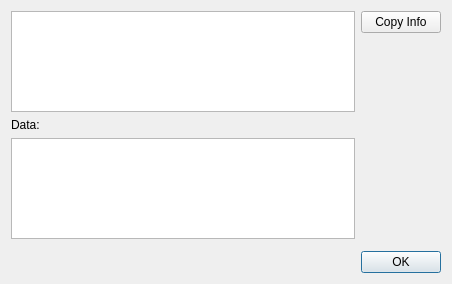
<ui version="4.0" >
 <author>Christian Schenk</author>
 <class>ErrorDialog</class>
 <widget class="QDialog" name="ErrorDialog" >
  <property name="geometry" >
   <rect>
    <x>0</x>
    <y>0</y>
    <width>452</width>
    <height>284</height>
   </rect>
  </property>
  <property name="windowTitle" >
   <string>MiKTeX Error Report</string>
  </property>
  <layout class="QVBoxLayout" >
   <item>
    <layout class="QHBoxLayout" >
     <item>
      <layout class="QVBoxLayout" >
       <item>
        <widget class="QTextBrowser" name="tbMessage" />
       </item>
       <item>
        <widget class="QLabel" name="label" >
         <property name="text" >
          <string>Data:</string>
         </property>
        </widget>
       </item>
       <item>
        <widget class="QTextBrowser" name="tbInfo" />
       </item>
      </layout>
     </item>
     <item>
      <layout class="QVBoxLayout" >
       <item>
        <widget class="QPushButton" name="btnCopy" >
         <property name="whatsThis" >
          <string>Copy the error report to the Clipboard.</string>
         </property>
         <property name="text" >
          <string>Copy Info</string>
         </property>
        </widget>
       </item>
       <item>
        <spacer>
         <property name="orientation" >
          <enum>Qt::Vertical</enum>
         </property>
         <property name="sizeHint" >
          <size>
           <width>20</width>
           <height>40</height>
          </size>
         </property>
        </spacer>
       </item>
      </layout>
     </item>
    </layout>
   </item>
   <item>
    <spacer>
     <property name="orientation" >
      <enum>Qt::Vertical</enum>
     </property>
     <property name="sizeType" >
      <enum>QSizePolicy::MinimumExpanding</enum>
     </property>
     <property name="sizeHint" >
      <size>
       <width>20</width>
       <height>6</height>
      </size>
     </property>
    </spacer>
   </item>
   <item>
    <widget class="QDialogButtonBox" name="buttonBox" >
     <property name="orientation" >
      <enum>Qt::Horizontal</enum>
     </property>
     <property name="standardButtons" >
      <set>QDialogButtonBox::Ok</set>
     </property>
    </widget>
   </item>
  </layout>
 </widget>
 <tabstops>
  <tabstop>tbMessage</tabstop>
  <tabstop>tbInfo</tabstop>
  <tabstop>buttonBox</tabstop>
  <tabstop>btnCopy</tabstop>
 </tabstops>
 <includes/>
 <resources/>
 <connections>
  <connection>
   <sender>buttonBox</sender>
   <signal>accepted()</signal>
   <receiver>ErrorDialog</receiver>
   <slot>accept()</slot>
   <hints>
    <hint type="sourcelabel" >
     <x>248</x>
     <y>254</y>
    </hint>
    <hint type="destinationlabel" >
     <x>157</x>
     <y>274</y>
    </hint>
   </hints>
  </connection>
 </connections>
</ui>
